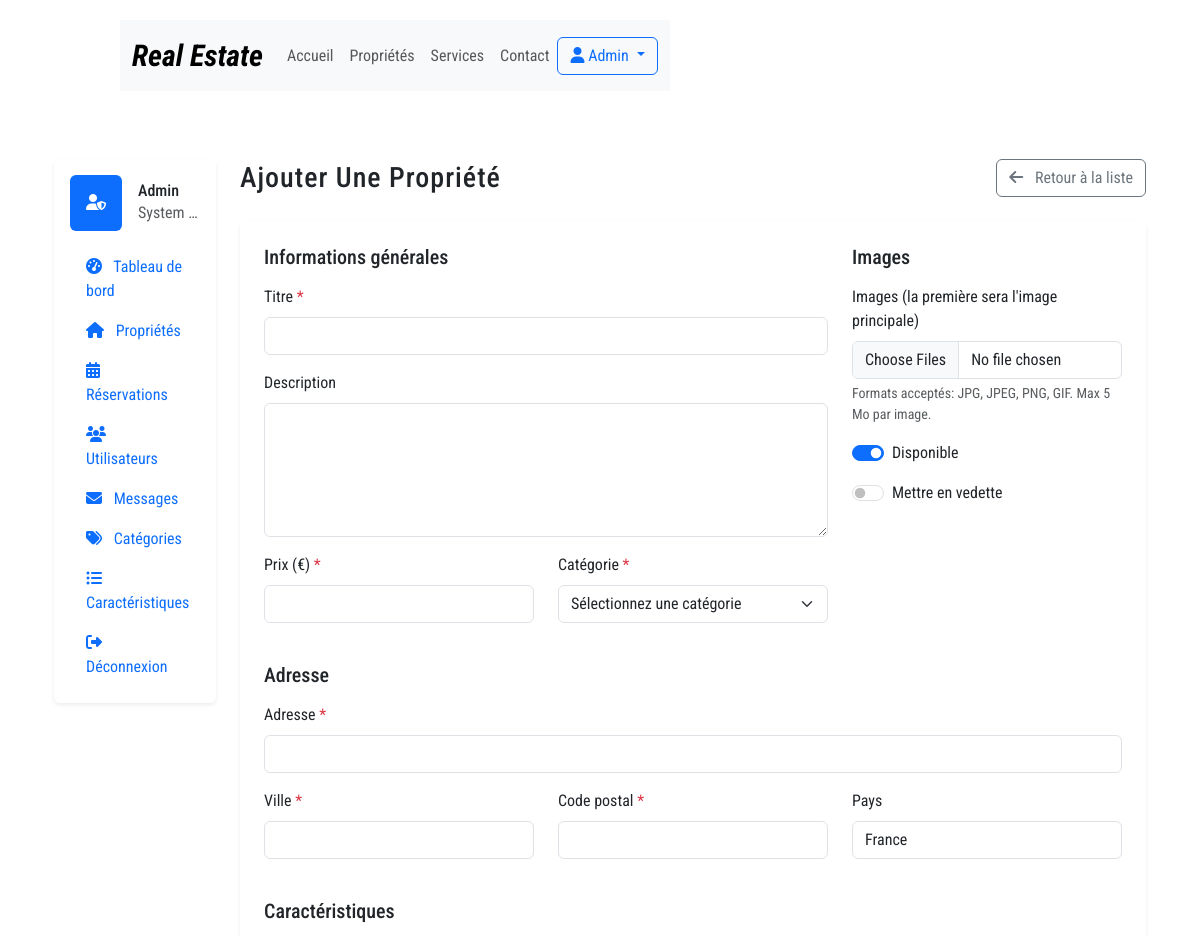
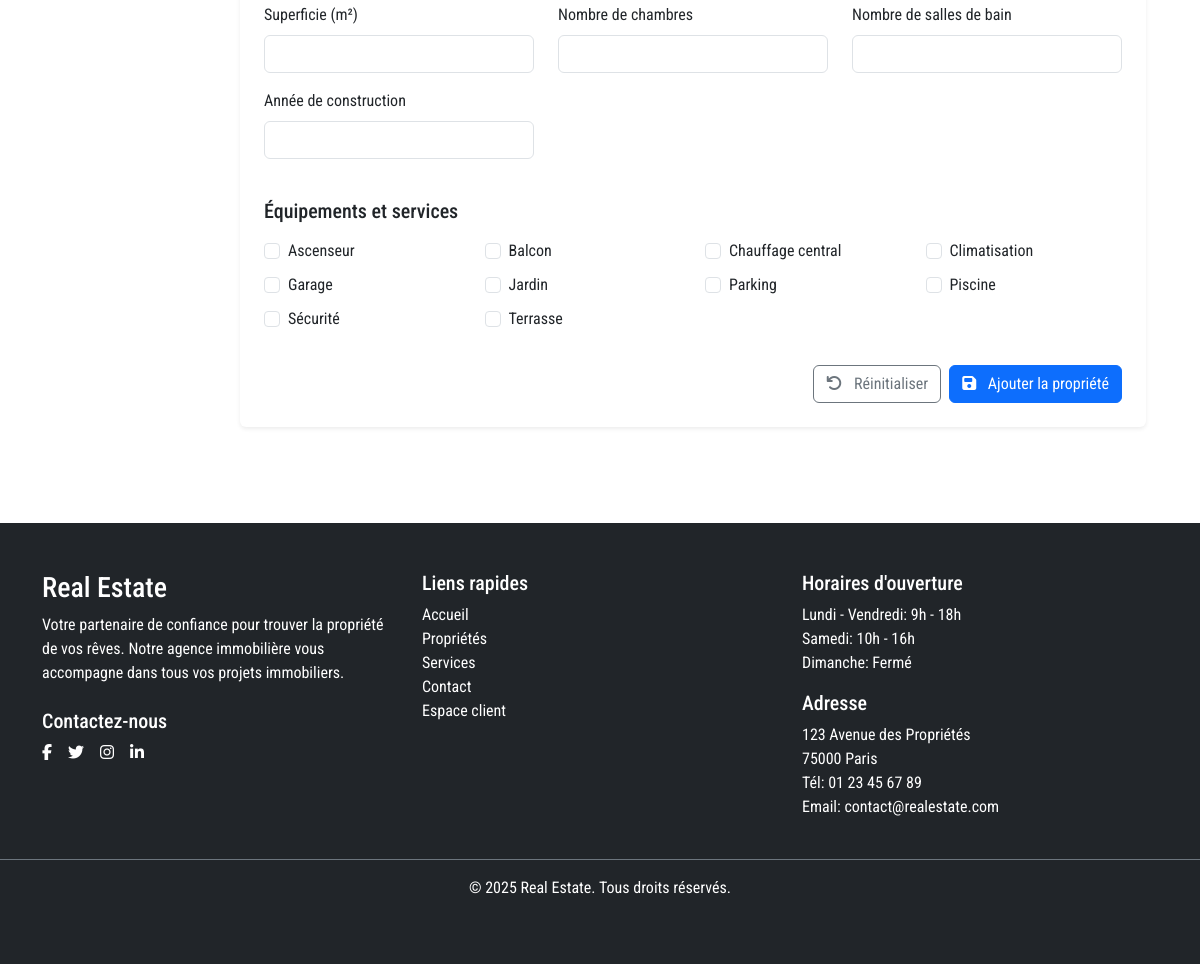
The page /admin/propriete_add.php (signed in) on the database its author committed (2 pictures, top to bottom).
### tables this page shows
CREATE TABLE IF NOT EXISTS caracteristiques (
    id INT AUTO_INCREMENT PRIMARY KEY,
    nom VARCHAR(100) NOT NULL
);

### includes/functions.php (called while the page is built, shortened)
<?php
function getCaracteristiques($pdo) {
    $sql = "SELECT * FROM caracteristiques ORDER BY nom";
    $stmt = $pdo->prepare($sql);
    $stmt->execute();
    return $stmt->fetchAll();
}

### admin/propriete_add.php (the view, shortened to what this page needs)
<?php
require_once '../includes/header.php';
require_once '../includes/functions.php';
$pdo = getDbConnection();
$caracteristiques = getCaracteristiques($pdo);
?>
<div class="container-fluid py-4">
    <div class="row">
        <div class="col-lg-2 mb-4">
            <div class="card border-0 shadow-sm">
                <div class="card-body p-3">
                    <div class="d-flex align-items-center mb-3">
                        <div class="bg-primary rounded p-3 me-3">
                            <i class="fas fa-user-shield text-white"></i>
                        </div>
                        <div style="min-width: 0">
                            <h6 class="mb-0 text-truncate" title="Admin">Admin</h6>
                            <p class="mb-0 text-muted text-truncate" title="<?php echo $_SESSION['user_prenom'] . ' ' . $_SESSION['user_nom']; ?>">
                                <?php echo $_SESSION['user_prenom'] . ' ' . $_SESSION['user_nom']; ?>
                            </p>
                        </div>
                    </div>
                    <ul class="nav flex-column">
                        <li class="nav-item">
                            <a class="nav-link" href="/fred/admin/dashboard.php">
                                <i class="fas fa-tachometer-alt me-2"></i> Tableau de bord
                            </a>
                        </li>
                        <li class="nav-item">
                            <a class="nav-link active" href="/fred/admin/proprietes.php">
                                <i class="fas fa-home me-2"></i> Propriétés
                            </a>
                        </li>
                        <li class="nav-item">
                            <a class="nav-link" href="/fred/admin/reservations.php">
                                <i class="fas fa-calendar-alt me-2"></i> Réservations
                            </a>
                        </li>
                        <li class="nav-item">
                            <a class="nav-link" href="/fred/admin/utilisateurs.php">
                                <i class="fas fa-users me-2"></i> Utilisateurs
                            </a>
                        </li>
                        <li class="nav-item">
                            <a class="nav-link" href="/fred/admin/messages.php">
                                <i class="fas fa-envelope me-2"></i> Messages
                            </a>
                        </li>
                        <li class="nav-item">
                            <a class="nav-link" href="/fred/admin/categories.php">
                                <i class="fas fa-tags me-2"></i> Catégories
                            </a>
                        </li>
                        <li class="nav-item">
                            <a class="nav-link" href="/fred/admin/caracteristiques.php">
                                <i class="fas fa-list-ul me-2"></i> Caractéristiques
                            </a>
                        </li>
                        <li class="nav-item">
                            <a class="nav-link" href="/fred/logout.php">
                                <i class="fas fa-sign-out-alt me-2"></i> Déconnexion
                            </a>
                        </li>
                    </ul>
                </div>
            </div>
        </div>
        <div class="col-lg-10">
            <div class="d-flex justify-content-between align-items-center mb-4">
                <h1 class="h3 mb-0">Ajouter une propriété</h1>
                <a href="/fred/admin/proprietes.php" class="btn btn-outline-secondary">
                    <i class="fas fa-arrow-left me-2"></i> Retour à la liste
                </a>
            </div>
            <div class="card border-0 shadow-sm">
                <div class="card-body p-4">
                    <form action="" method="post" enctype="multipart/form-data">
                        <div class="row mb-4">
                            <div class="col-md-8">
                                <h5 class="mb-3">Informations générales</h5>
                                <div class="mb-3">
                                    <label for="titre" class="form-label">Titre <span class="text-danger">*</span></label>
                                    <input type="text" class="form-control" id="titre" name="titre" required>
                                </div>
                                <div class="mb-3">
                                    <label for="description" class="form-label">Description</label>
                                    <textarea class="form-control" id="description" name="description" rows="5"></textarea>
                                </div>
                                <div class="row">
                                    <div class="col-md-6 mb-3">
                                        <label for="prix" class="form-label">Prix (€) <span class="text-danger">*</span></label>
                                        <input type="number" class="form-control" id="prix" name="prix" step="0.01" required>
                                    </div>
                                    <div class="col-md-6 mb-3">
                                        <label for="id_categorie" class="form-label">Catégorie <span class="text-danger">*</span></label>
                                        <select class="form-select" id="id_categorie" name="id_categorie" required>
                                            <option value="">Sélectionnez une catégorie</option>
                                        </select>
                                    </div>
                                </div>
                            </div>
                            <div class="col-md-4">
                                <h5 class="mb-3">Images</h5>
                                <div class="mb-3">
                                    <label for="images" class="form-label">Images (la première sera l'image principale)</label>
                                    <input type="file" class="form-control" id="images" name="images[]" multiple accept="image/*">
                                    <div class="form-text">Formats acceptés: JPG, JPEG, PNG, GIF. Max 5 Mo par image.</div>
                                </div>
                                <div class="mb-3">
                                    <div class="form-check form-switch">
                                        <input class="form-check-input" type="checkbox" id="disponibilite" name="disponibilite" checked>
                                        <label class="form-check-label" for="disponibilite">Disponible</label>
                                    </div>
                                </div>
                                <div class="mb-3">
                                    <div class="form-check form-switch">
                                        <input class="form-check-input" type="checkbox" id="est_vedette" name="est_vedette">
                                        <label class="form-check-label" for="est_vedette">Mettre en vedette</label>
                                    </div>
                                </div>
                            </div>
                        </div>
                        <div class="row mb-4">
                            <div class="col-12">
                                <h5 class="mb-3">Adresse</h5>
                                <div class="row">
                                    <div class="col-md-12 mb-3">
                                        <label for="adresse" class="form-label">Adresse <span class="text-danger">*</span></label>
                                        <input type="text" class="form-control" id="adresse" name="adresse" required>
                                    </div>
                                </div>
                                <div class="row">
                                    <div class="col-md-4 mb-3">
                                        <label for="ville" class="form-label">Ville <span class="text-danger">*</span></label>
                                        <input type="text" class="form-control" id="ville" name="ville" required>
                                    </div>
                                    <div class="col-md-4 mb-3">
                                        <label for="code_postal" class="form-label">Code postal <span class="text-danger">*</span></label>
                                        <input type="text" class="form-control" id="code_postal" name="code_postal" required>
                                    </div>
                                    <div class="col-md-4 mb-3">
                                        <label for="pays" class="form-label">Pays</label>
                                        <input type="text" class="form-control" id="pays" name="pays" value="France">
                                    </div>
                                </div>
                            </div>
                        </div>
                        <div class="row mb-4">
                            <div class="col-12">
                                <h5 class="mb-3">Caractéristiques</h5>
                                <div class="row">
                                    <div class="col-md-4 mb-3">
                                        <label for="superficie" class="form-label">Superficie (m²)</label>
                                        <input type="number" class="form-control" id="superficie" name="superficie" step="0.01">
                                    </div>
                                    <div class="col-md-4 mb-3">
                                        <label for="nb_chambres" class="form-label">Nombre de chambres</label>
                                        <input type="number" class="form-control" id="nb_chambres" name="nb_chambres" min="0">
                                    </div>
                                    <div class="col-md-4 mb-3">
                                        <label for="nb_salles_bain" class="form-label">Nombre de salles de bain</label>
                                        <input type="number" class="form-control" id="nb_salles_bain" name="nb_salles_bain" min="0">
                                    </div>
                                </div>
                                <div class="row">
                                    <div class="col-md-4 mb-3">
                                        <label for="annee_construction" class="form-label">Année de construction</label>
                                        <input type="number" class="form-control" id="annee_construction" name="annee_construction" min="1800" max="<?php echo date('Y'); ?>">
                                    </div>
                                </div>
                            </div>
                        </div>
                        <div class="row mb-4">
                            <div class="col-12">
                                <h5 class="mb-3">Équipements et services</h5>
                                <div class="row">
                                    <?php foreach ($caracteristiques as $caracteristique): ?>
                                    <div class="col-md-3 mb-2">
                                        <div class="form-check">
                                            <input class="form-check-input" type="checkbox" id="carac_<?php echo $caracteristique['id']; ?>" name="caracteristiques[]" value="<?php echo $caracteristique['id']; ?>">
                                            <label class="form-check-label" for="carac_<?php echo $caracteristique['id']; ?>">
                                                <?php echo htmlspecialchars($caracteristique['nom']); ?>
                                            </label>
                                        </div>
                                    </div>
                                    <?php endforeach; ?>
                                </div>
                            </div>
                        </div>
                        <div class="d-flex justify-content-end">
                            <button type="reset" class="btn btn-outline-secondary me-2">
                                <i class="fas fa-undo me-2"></i> Réinitialiser
                            </button>
                            <button type="submit" class="btn btn-primary">
                                <i class="fas fa-save me-2"></i> Ajouter la propriété
                            </button>
                        </div>
                    </form>
                </div>
            </div>
        </div>
    </div>
</div>
<?php require_once '../includes/footer.php'; ?>

### style.css (style rules this page uses)
* { margin: 0; padding: 0; box-sizing: border-box; font-family: 'Roboto Condensed', sans-serif; }
body { transition: 0.5s; }
a { text-decoration: 0; }
h1 { font-size: 60px; font-weight: bold; letter-spacing: 1px; margin: 35px 0; text-transform: capitalize; }

### rows shown on the page
caracteristiques: nom "Ascenseur"
caracteristiques: nom "Balcon"
caracteristiques: nom "Chauffage central"
caracteristiques: nom "Climatisation"
caracteristiques: nom "Garage"
caracteristiques: nom "Jardin"
caracteristiques: nom "Parking"
caracteristiques: nom "Piscine"
caracteristiques: nom "Sécurité"
caracteristiques: nom "Terrasse"

### other values the page prints
$_SESSION['user_nom'] "Admin"
$_SESSION['user_prenom'] "System"
